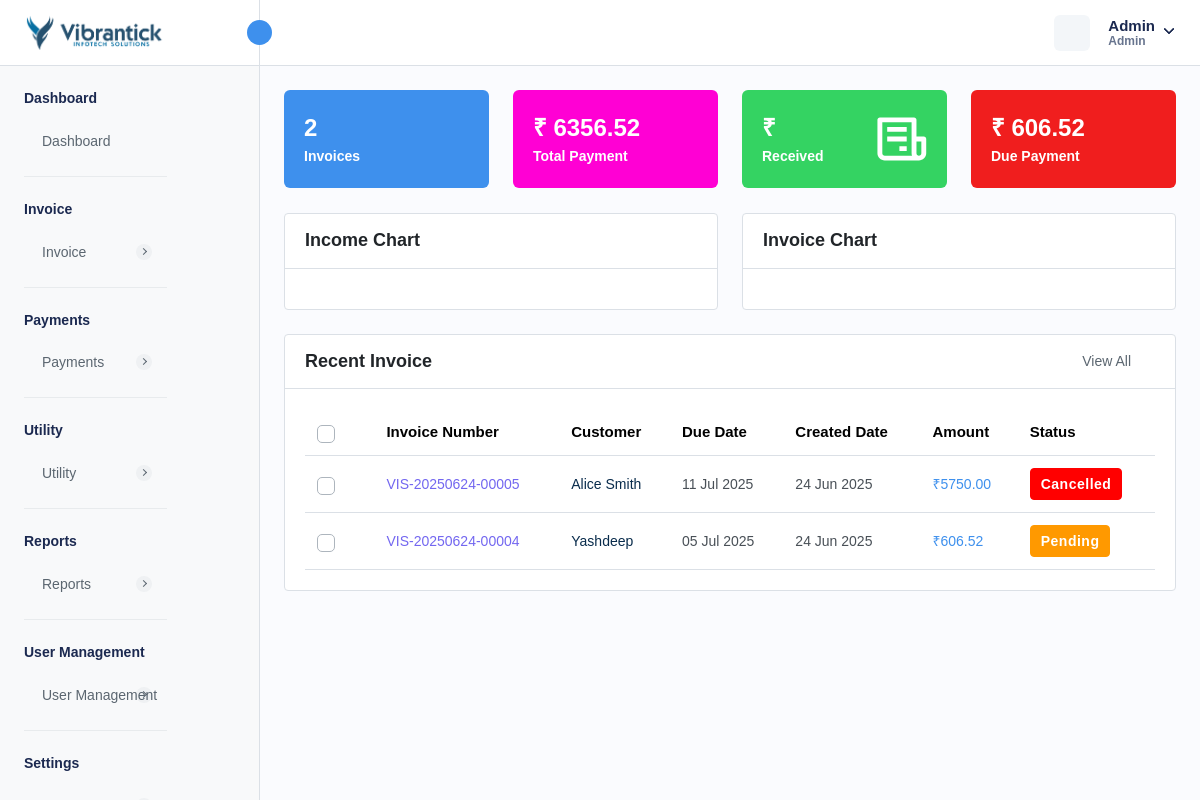
/admin-dashboard.php (signed in), run on an earlier commit of the app's database.
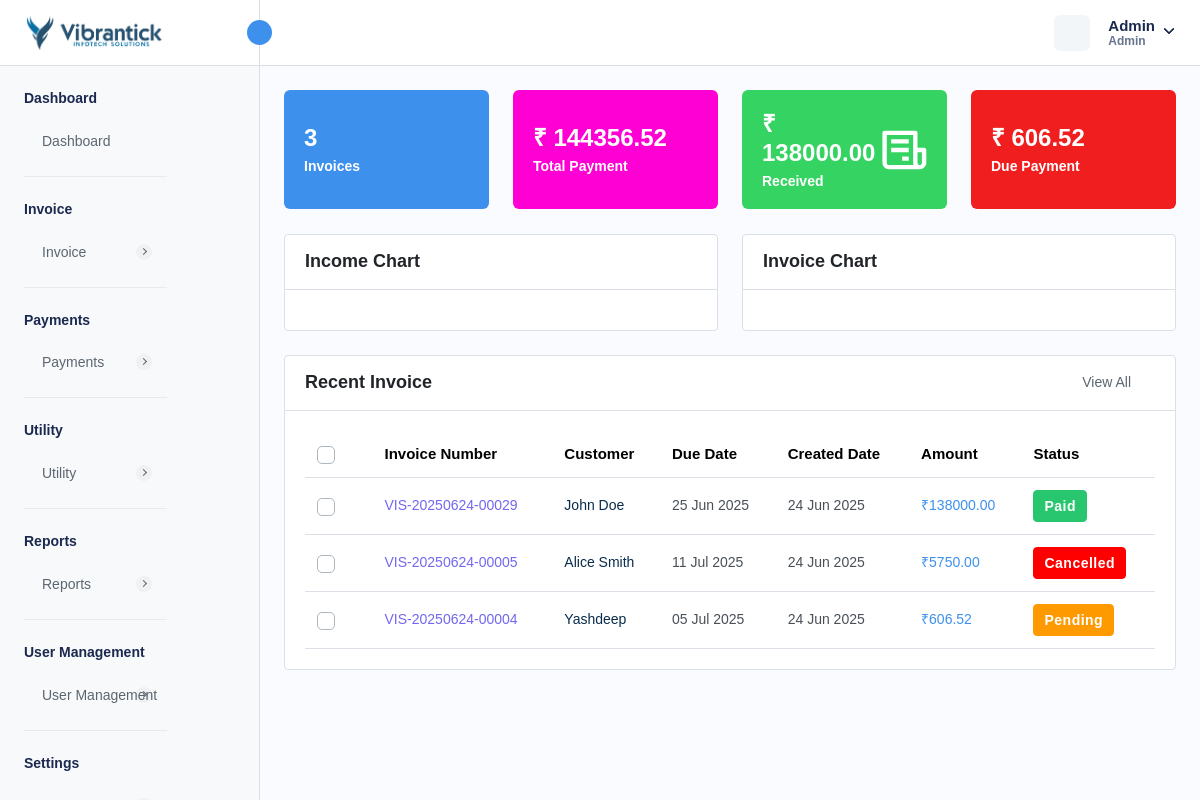
And on a later commit of the database.
### tables this page shows
CREATE TABLE `company_settings` (
  `company_id` int NOT NULL AUTO_INCREMENT,
  `company_name` varchar(255) DEFAULT NULL,
  `company_email` varchar(255) DEFAULT NULL,
  `company_phone` varchar(20) DEFAULT NULL,
  `company_website` varchar(255) DEFAULT NULL,
  `company_logo` varchar(255) DEFAULT NULL,
  `favicon` varchar(255) DEFAULT NULL,
  `address` text,
  `country` varchar(100) DEFAULT NULL,
  `state` varchar(100) DEFAULT NULL,
  `city` varchar(100) DEFAULT NULL,
  `postal_code` varchar(20) DEFAULT NULL,
  `created_at` timestamp NULL DEFAULT CURRENT_TIMESTAMP,
  `updated_at` timestamp NULL DEFAULT CURRENT_TIMESTAMP ON UPDATE CURRENT_TIMESTAMP,
  PRIMARY KEY (`company_id`)
);

CREATE TABLE `invoice` (
  `invoice_id` int NOT NULL AUTO_INCREMENT,
  `invoice_number` varchar(255) NOT NULL,
  `payment_method` enum('CREDIT_CARD','DEBIT_CARD','CASH','NET_BANKING','PAYPAL','OTHER') NOT NULL,
  `transaction_id` varchar(255) DEFAULT NULL,
  `status` enum('PAID','PENDING','CANCELLED','REFUNDED') NOT NULL,
  `amount` decimal(10,2) NOT NULL,
  `quantity` int NOT NULL,
  `tax` int NOT NULL,
  `discount` decimal(10,2) NOT NULL,
  `total_amount` decimal(10,2) NOT NULL,
  `due_date` varchar(255) DEFAULT NULL,
  `customer_id` int DEFAULT NULL,
  `service_id` json DEFAULT NULL,
  `description` longtext,
  `created_at` timestamp NULL DEFAULT CURRENT_TIMESTAMP,
  `updated_at` timestamp NULL DEFAULT CURRENT_TIMESTAMP ON UPDATE CURRENT_TIMESTAMP,
  `is_active` int NOT NULL DEFAULT '1',
  `reminder_enabled` int NOT NULL DEFAULT '0',
  `reminder_count` int NOT NULL DEFAULT '0',
  `created_by` int NOT NULL,
  `from_date` varchar(255) DEFAULT NULL,
  `to_date` varchar(255) DEFAULT NULL,
  `invoice_type` enum('FIXED','RECURSIVE') DEFAULT NULL,
  PRIMARY KEY (`invoice_id`),
  UNIQUE KEY `invoice_number_UNIQUE` (`invoice_number`),
  UNIQUE KEY `transaction_id_UNIQUE` (`transaction_id`)
);

CREATE TABLE `customer` (
  `customer_id` int NOT NULL AUTO_INCREMENT,
  `customer_name` varchar(255) NOT NULL,
  `customer_phone` varchar(15) DEFAULT NULL,
  `customer_email` varchar(255) DEFAULT NULL,
  `customer_address` text,
  `ship_name` varchar(255) DEFAULT NULL,
  `ship_phone` varchar(15) DEFAULT NULL,
  `ship_email` varchar(255) DEFAULT NULL,
  `ship_address` text,
  `isActive` int DEFAULT '1',
  `created_at` timestamp NULL DEFAULT CURRENT_TIMESTAMP,
  `updated_at` timestamp NULL DEFAULT NULL ON UPDATE CURRENT_TIMESTAMP,
  `customer_state` varchar(45) DEFAULT NULL,
  `customer_city` int DEFAULT NULL,
  `gst_number` varchar(45) DEFAULT NULL,
  PRIMARY KEY (`customer_id`),
  UNIQUE KEY `customer_phone_UNIQUE` (`customer_phone`),
  UNIQUE KEY `customer_email_UNIQUE` (`customer_email`),
  UNIQUE KEY `gst_number_UNIQUE` (`gst_number`)
);

### admin-dashboard.php (the view, shortened to what the rows shown need)
<?php
require './database/config.php';
try {
    $stmtFetchCompanySettings = $db->prepare("SELECT * FROM company_settings");
    $stmtFetchCompanySettings->execute();
    $companySettings = $stmtFetchCompanySettings->get_result()->fetch_array(MYSQLI_ASSOC);
    $stmtFetchInvoices = $db->prepare("SELECT
        invoice.*,
        customer.customer_id,
        customer.customer_name,
        admin.admin_username
        FROM invoice
        INNER JOIN customer ON customer.customer_id = invoice.customer_id
        LEFT JOIN admin ON admin.admin_id = invoice.created_by
        WHERE invoice.is_active = 1
        ORDER BY invoice.created_at DESC
        LIMIT 10;
        ");
    if ($stmtFetchInvoices->execute()) {
        $invoices = $stmtFetchInvoices->get_result();
    } else {
        $_SESSION['error'] = 'Error for fetching customers';
    }
} catch (Exception $e) {
    $_SESSION['error'] = $e->getMessage();
    header("Location: admin-dashboard.php");
    exit;
}
?>
<!DOCTYPE html>
<html lang="en">
<head>
    <link rel="stylesheet" href="assets/css/bootstrap.min.css">
    <link rel="stylesheet" href="assets/css/bootstrap-datetimepicker.min.css">
    <link rel="stylesheet" href="assets/css/animate.css">
    <link rel="stylesheet" href="assets/plugins/select2/css/select2.min.css">
    <link rel="stylesheet" href="assets/plugins/fontawesome/css/fontawesome.min.css">
    <link rel="stylesheet" href="assets/plugins/fontawesome/css/all.min.css">
    <link rel="stylesheet" href="assets/css/style.css">
</head>
<body>
    <div class="main-wrapper">
        <div class="header">
            <?php require_once("header.php"); ?>
        </div>
        <div class="page-wrapper">
            <div class="content">
                <div class="card">
                    <div class="card-body">
                        <div class="table-responsive dataview">
                            <table class="table dashboard-expired-products">
                                <thead>
                                    <tr>
                                        <th class="no-sort">
                                            <label class="checkboxs">
                                                <span class="checkmarks"></span>
                                            </label>
                                        </th>
                                        <th>Invoice Number</th>
                                        <th>Customer</th>
                                        <th>Due Date</th>
                                        <th>Created Date</th>
                                        <th class="no-sort">Amount</th>
                                        <th>Status</th>
                                    </tr>
                                </thead>
                                <tbody>
                                    <?php foreach ($invoices->fetch_all(MYSQLI_ASSOC) as $invoice) { ?>
                                        <tr>
                                            <td>
                                                <label class="checkboxs">
                                                    <span class="checkmarks"></span>
                                                </label>
                                            </td>
                                            <td class="ref-number"><?php echo $invoice['invoice_number'] ?></td>
                                            <td><a
                                                    href="view-customer-report.php?id=<?= base64_encode($invoice['customer_id']) ?>"><?php echo $invoice['customer_name'] ?></a>
                                            </td>
                                            <td><?php $date = new DateTime($invoice['due_date']);
                                            echo $date->format('d M Y') ?></td>
                                            <td><?php $date = new DateTime($invoice['created_at']);
                                            echo $date->format('d M Y') ?></td>
                                            <td class="text-primary">
                                                ₹<?php echo $invoice['total_amount'] ?>
                                            </td>
                                            <td>
                                                <?php if ($invoice['status'] == 'PAID') { ?>
                                                    <span class="badge badge-lg bg-success">Paid</span>
                                                <?php } elseif ($invoice['status'] == 'CANCELLED') { ?>
                                                    <span class="badge badge-lg bg-danger">Cancelled</span>
                                                <?php } elseif ($invoice['status'] == 'PENDING') { ?>
                                                    <span class="badge badge-lg bg-warning">Pending</span>
                                                <?php } elseif ($invoice['status'] == 'REFUNDED') { ?>
                                                    <span class="badge badge-lg bg-primary">Refunded</span>
                                                <?php } ?>
                                            </td>
                                        </tr>
                                    <?php } ?>
                                </tbody>
                            </table>
                        </div>
                    </div>
                </div>
            </div>
        </div>
    </div>
</body>
</html>

### header.php (shortened to what the rows shown need)
<div class="header">
    <div class="header-left active">
        <a href="admin-dashboard.php" class="logo logo-normal">
            <img src="<?= isset($companySettings['company_logo']) ? $companySettings['company_logo'] : "assets/img/logo/vis-logo.png" ?>" alt="" />
        </a>
    </div>
</div>

What changed in the data, as far as the page shows it:
added invoice: invoice_number "VIS-20250624-00029", customer.customer_name "John Doe", due_date "25 Jun 2025", created_at "24 Jun 2025", total_amount "138000.00", status "Paid"
Also different on the page:
$totalNumberInvoice['0']['total_invoices']: "2" → "3"
$totalAmount['0']['total_payment']: "6356.52" → "144356.52"
$totalPaidAmount['0']['total_paid_payment']: (not shown) → "138000.00"
